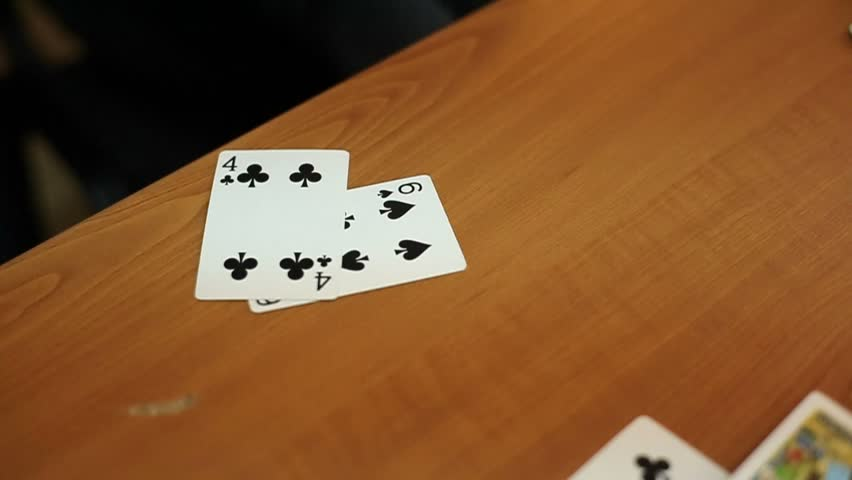
#> input picture Resources/cards.jpg, 852 x 480 px, given in place of the camera
$ python paint.py
#> lines starting #> are read from the running program, lines starting #| are printed output that depends on the picture; after the words box and inside, x2 and y2 are one past the last pixel; in counts of white or black regions, pixels touching at a corner belong together
#> further down, img is the input picture: shape (480, 852, 3); mean B, G, R 45.5, 84.2, 128.7
import cv2
import numpy as np

#cap = cv2.VideoCapture("Resources/HALL.avi")
cap = cv2.VideoCapture(0)
cap.set(3, 640)
cap.set(4, 480)
cap.set(10, 150)

myColors = [[5, 107, 0, 19, 255, 255],
            [133, 56, 0, 159, 156, 255],
            [57, 76, 0, 100, 255, 255],
            [115, 133, 43, 128, 120, 255]]
MyColorValue = [[51, 153, 255],
                [255, 0, 255],
                [0, 255, 0],
                [0, 255, 0]
                ]
myPoints = []#[x, y, colorId]


def getCountours(img):
    contours, Hiearchy = cv2.findContours(img, cv2.RETR_EXTERNAL, cv2.CHAIN_APPROX_NONE)

    x, y, w, h = 0, 0, 0, 0
    for cnt in contours:
        area = cv2.contourArea(cnt)
        if area > 500:
            # cv2.drawContours(imgResult, cnt, -1, (255, 0, 0), 3)
            peri = cv2.arcLength(cnt, True)
            approx = cv2.approxPolyDP(cnt, 0.02 * peri, True)
            x, y, w, h = cv2.boundingRect(approx)
    return x+w//2, y


def drawOnCanvas(myPoints, myColorValues):
    for point in myPoints:
        cv2.circle(imgResult, (point[0], point[1]), 10, (MyColorValue[point[2]]), cv2.FILLED)


def findColor(img, myColors, MyColorValue):

    imgHSV = cv2.cvtColor(img,cv2.COLOR_BGR2HSV)
#> imgHSV: shape (480, 852, 3); mean H, S, V 18.1, 154.3, 129.3
    count = 0
    newPoints =[]
    for color in myColors:
        lower = np.array(color[0:3])
        upper = np.array(color[3:6])
        mask = cv2.inRange(imgHSV,lower,upper)
        x, y = getCountours(mask)
        cv2.circle(imgResult, (x, y), 10, (MyColorValue[count]), cv2.FILLED)
        if x!=0 and y!=0:
            newPoints.append([x, y, count])
        count += 1
#> this loop made 4 passes
#> x on passes 1 to 4: 49, 0, 106, 0
#> pass 1, in findColor, `mask = cv2.inRange(imgHSV,lower,upper)`:
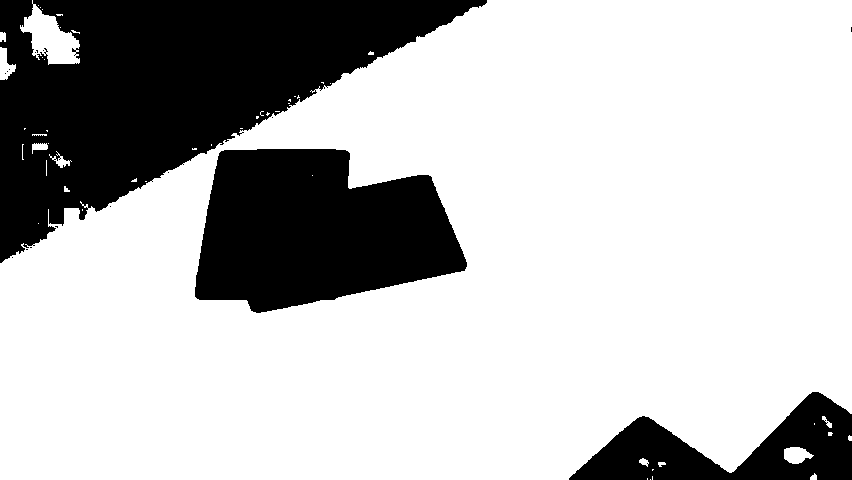
#> mask: shape (480, 852); 74.1% white; 17 black regions (14 under 20 px), largest, box (x1, y1, x2, y2) and area: (0, 0, 487, 263) 60923, (195, 149, 467, 313) 32643, (569, 392, 852, 480) 12149
#> pass 2, in findColor, `mask = cv2.inRange(imgHSV,lower,upper)`:
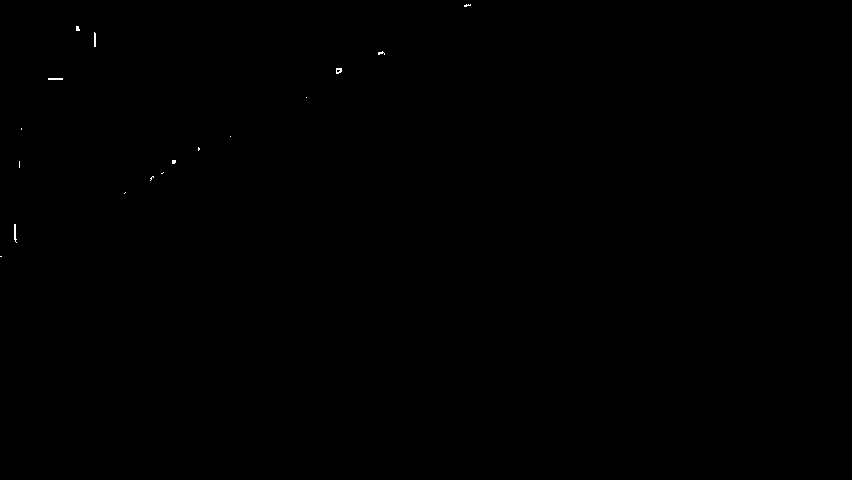
#> mask: shape (480, 852); 0.05% white in thin lines or dots, all inside (x1, y1, x2, y2) = (0, 4, 471, 257)
#> pass 3, in findColor, `mask = cv2.inRange(imgHSV,lower,upper)`:
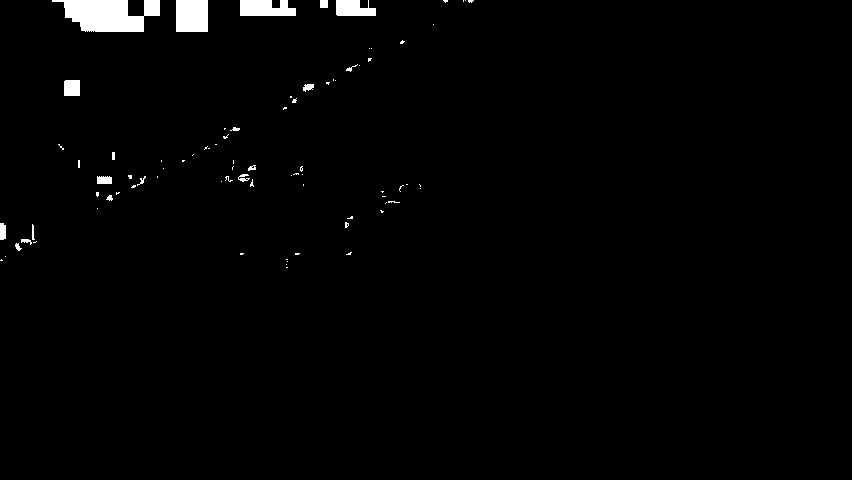
#> mask: shape (480, 852); 1.5% white; 83 white regions (64 under 20 px), largest, box (x1, y1, x2, y2) and area: (52, 0, 160, 32) 2368, (176, 0, 208, 32) 1024, (240, 0, 296, 16) 768
#> after the loop:
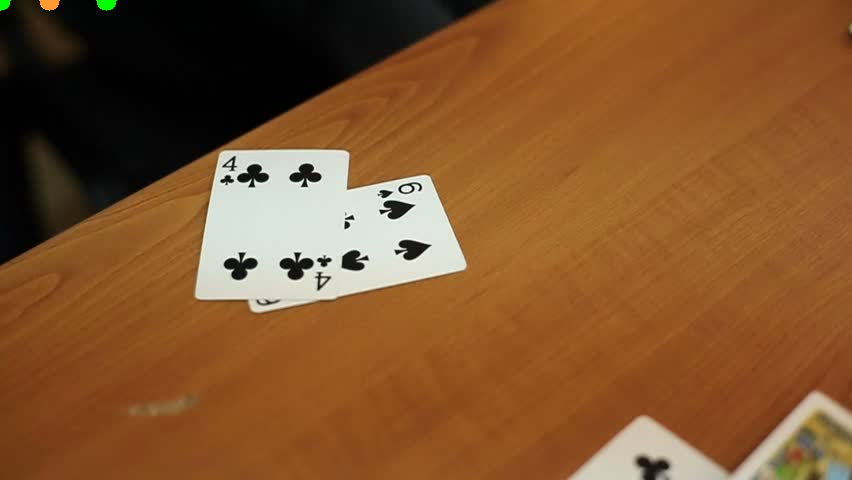
#> imgResult: shape (480, 852, 3); 0.1% of pixels changed, all inside (x1, y1, x2, y2) = (0, 0, 117, 11)
#> after the loop: mask: shape (480, 852); every value is 0
#> after the loop, count = 4; newPoints = []
        # cv2.imshow(str(color[0]),mask)
    return newPoints


while True:
    success, img = cap.read()
    imgResult = img.copy()
    newPoints = findColor(img, myColors, MyColorValue)
#> newPoints = []
    if len(newPoints)!=0:
        for newP in newPoints:
            myPoints.append(newP)

    if len(myPoints) !=0:
        drawOnCanvas(myPoints, MyColorValue)

    cv2.imshow("Result", imgResult)
    if cv2.waitKey(1) & 0xFF == ord('q'):
#> (key q is pressed here)
        break
